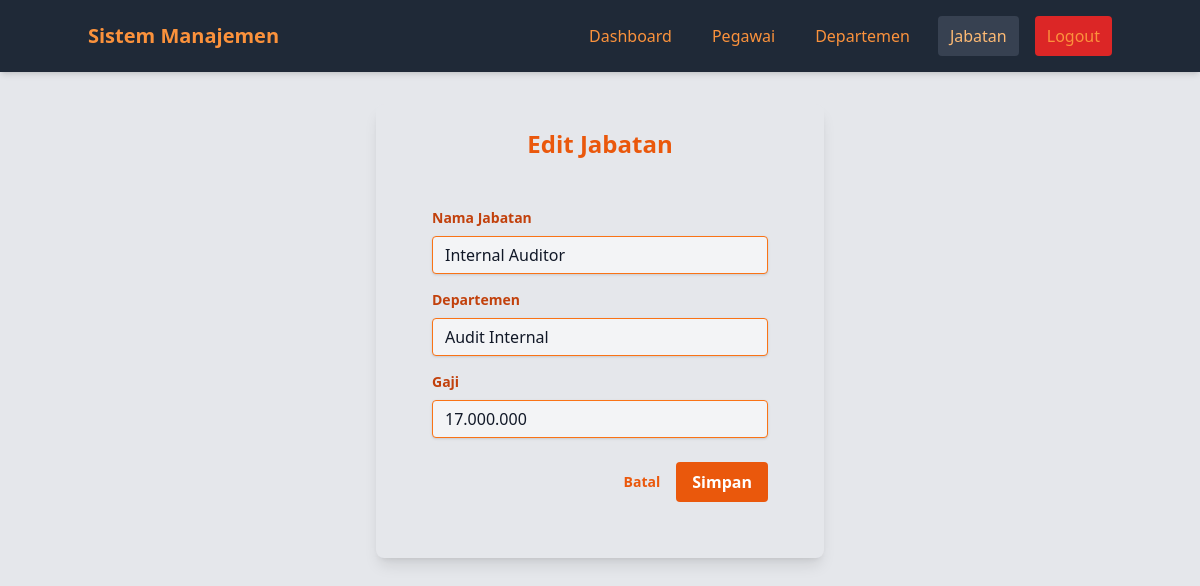
Screenshot of /pages/jabatan/edit.php?id=3 (signed in) with the database file from the repository.
### tables this page shows
CREATE TABLE `jabatan` (
  `id` int(11) NOT NULL,
  `nama_jabatan` varchar(100) NOT NULL,
  `id_departemen` int(11) DEFAULT NULL,
  `gaji` decimal(10,2) DEFAULT NULL
);

CREATE TABLE `departemen` (
  `id` int(11) NOT NULL,
  `nama_departemen` varchar(100) NOT NULL,
  `deskripsi` text DEFAULT NULL
);

### pages/jabatan/edit.php (the view, shortened to what this page needs)
<?php
include '../../tampilan/navbar.php';
require_once '../../config/config.php';
$id = mysqli_real_escape_string($koneksi, $_GET['id']);
$query_departemen = "SELECT * FROM departemen";
$result_departemen = mysqli_query($koneksi, $query_departemen);
$query = "SELECT * FROM jabatan WHERE id = '$id'";
$result = mysqli_query($koneksi, $query);
$jabatan = mysqli_fetch_assoc($result);
?>
<div class="container mx-auto px-4 py-8">
    <div class="max-w-md mx-auto bg-gray-200 text-gray-900 shadow-lg rounded-lg px-8 pt-6 pb-8 mb-4">
        <h2 class="text-2xl font-bold mb-6 text-center text-orange-600">Edit Jabatan</h2>
        <form action="../../proses/jabatan/edit.php" method="POST" class="p-6">
            <div class="mb-4">
                <label for="nama_jabatan" class="block text-orange-700 text-sm font-bold mb-2">Nama Jabatan</label>
                <input type="text" name="nama_jabatan" id="nama_jabatan" required
                       value="<?php echo htmlspecialchars($jabatan['nama_jabatan']); ?>"
                       class="shadow appearance-none border border-orange-500 bg-gray-100 text-gray-900 rounded w-full py-2 px-3 leading-tight focus:outline-none focus:ring-2 focus:ring-orange-400"
                        placeholder="Masukkan nama jabatan">
            </div>
            <div class="mb-4">
                <label for="nama_jabatan" class="block text-orange-700 text-sm font-bold mb-2">Departemen</label>
                <select name="id_departemen" id="id_departemen" required
                class="shadow appearance-none border border-orange-500 bg-gray-100 text-gray-900 rounded w-full py-2 px-3 leading-tight focus:outline-none focus:ring-2 focus:ring-orange-400">
                    <?php
                    mysqli_data_seek($result_departemen, 0);
                    while($departemen = mysqli_fetch_assoc($result_departemen)): ?>
                        <option value="<?php echo $departemen['id']; ?>"
                            <?php echo ($departemen['id'] == $jabatan['id_departemen']) ? 'selected' : ''; ?>>
                            <?php echo htmlspecialchars($departemen['nama_departemen']); ?>
                        </option>
                    <?php endwhile; ?>
                </select>
            </div>
            <div class="mb-6">
                <label for="nama_jabatan" class="block text-orange-700 text-sm font-bold mb-2">Gaji</label>
                <input type="text" name="gaji" id="gaji" required
                       value="<?php echo number_format($jabatan['gaji'], 0, ',', '.'); ?>"
                        class="shadow appearance-none border border-orange-500 bg-gray-100 text-gray-900 rounded w-full py-2 px-3 leading-tight focus:outline-none focus:ring-2 focus:ring-orange-400"
                        placeholder="Masukkan Gaji"
                       onkeyup="formatRupiah(this)">
            </div>
            <div class="flex items-center justify-end space-x-4">
                <a href="index.php" class="inline-block align-baseline font-bold text-sm text-orange-600 hover:text-orange-500">
                    Batal
                </a>
                <button type="submit" class="bg-orange-600 hover:bg--700 text-white font-bold py-2 px-4 rounded focus:outline-none focus:shadow-outline">
                    Simpan
                </button>
            </div>
        </form>
    </div>
</div>
</body>
</html>

### rows the page displays
jabatan: nama_jabatan "Internal Auditor", id_departemen "Audit Internal", gaji "17.000.000"
